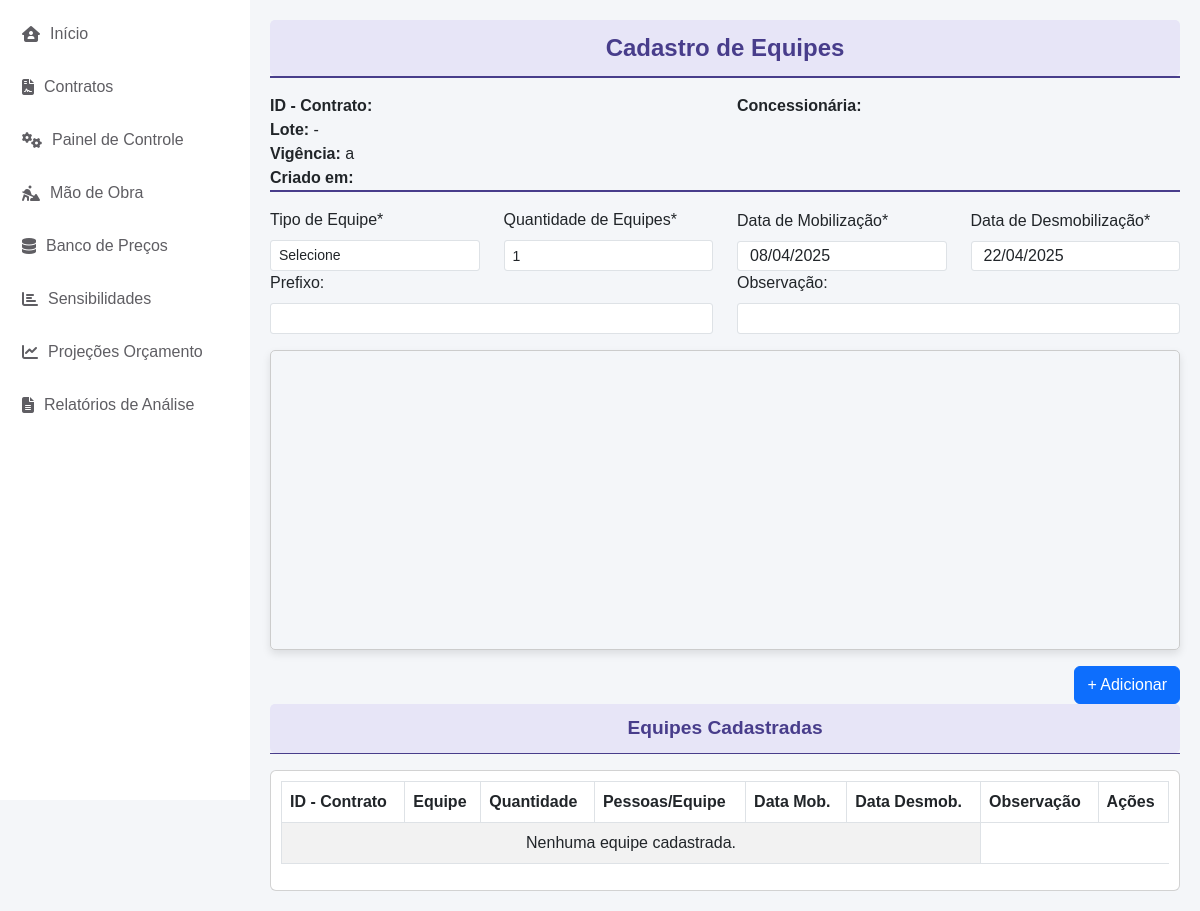
/cadastro_equipe/composicao/3/, run on the app's committed database.
### cad_contrato/models.py (models this page shows, shortened)
class CadastroContrato(models.Model):
    ESTADOS_CHOICES = [
        ('AC', 'Acre'),
        ('AL', 'Alagoas'),
        ('AP', 'Amapá'),
        ('AM', 'Amazonas'),
        ('BA', 'Bahia'),
        ('CE', 'Ceará'),
        ('DF', 'Distrito Federal'),
        ('ES', 'Espírito Santo'),
        ('GO', 'Goiás'),
        ('MA', 'Maranhão'),
        ('MT', 'Mato Grosso'),
        ('MS', 'Mato Grosso do Sul'),
        ('MG', 'Minas Gerais'),
        ('PA', 'Pará'),
        ('PB', 'Paraíba'),
        ('PR', 'Paraná'),
        ('PE', 'Pernambuco'),
        ('PI', 'Piauí'),
        ('RJ', 'Rio de Janeiro'),
        ('RN', 'Rio Grande do Norte'),
        ('RS', 'Rio Grande do Sul'),
        ('RO', 'Rondônia'),
        ('RR', 'Roraima'),
        ('SC', 'Santa Catarina'),
        ('SP', 'São Paulo'),
        ('SE', 'Sergipe'),
        ('TO', 'Tocantins'),
    ]
    STATUS_CHOICES = [
        ('EM_LICITACAO', 'Em Licitação'),
        ('EM_RENOVACAO', 'Em Renovação'),
        ('ATIVO', 'Ativo'),
        ('ENCERRADO', 'Encerrado'),
    ]
    contrato = models.AutoField(primary_key=True)
    concessionaria = models.CharField(max_length=100, default='Equatorial')
    estado = models.CharField(max_length=2, choices=ESTADOS_CHOICES, default='GO')
    municipio = models.CharField(max_length=100, default='Goiânia')
    escopo_contrato = models.CharField(max_length=255)
    inicio_vigencia_contrato = models.DateField(default='2025-01-01')
    fim_vigencia_contrato = models.DateField(default='2029-01-01')
    versao_base = models.ForeignKey('self', null=True, blank=True, on_delete=models.PROTECT, related_name='versoes')
    numero_versao = models.IntegerField(default=0)
    descricao_alteracao = models.TextField(blank=True)
    status_contrato = models.CharField(max_length=15, choices=STATUS_CHOICES, default='EM_LICITACAO', verbose_name="Status do Contrato")
    valor_inicial = models.DecimalField(max_digits=15, decimal_places=2, default=0.00, verbose_name="Valor Inicial do Contrato")
    created_at = models.DateTimeField(auto_now_add=True)
    updated_at = models.DateTimeField(auto_now=True)
    class Meta:
        ordering = ['-created_at']

### cadastro_equipe/views.py (the view, shortened to what this page needs)
# urls.py: path('composicao/<int:contrato_id>/', ComposicaoEquipeView.as_view(), name='composicao_equipe'),
class ComposicaoEquipeView(View):
    def get(self, request, contrato_id=None):
        contrato = get_object_or_404(CadastroContrato, contrato=contrato_id)
        equipes = Equipe.objects.all()
        funcoes = Funcao.objects.all()
        composicoes = ComposicaoEquipe.objects.filter(contrato=contrato)
        for composicao in composicoes:
            composicao.total_funcionarios = composicao.funcoes.aggregate(Sum('quantidade_funcionarios'))['quantidade_funcionarios__sum'] or 0
        return render(request, 'composicao_equipe.html', {
            'contrato_id': contrato_id,
            'equipes': equipes,
            'escopo_contrato': contrato.escopo_contrato,
            'funcoes': funcoes,
            'composicoes': composicoes,
            'inicio_vigencia_contrato': contrato.inicio_vigencia_contrato,  # Passa a data no contexto
            'fim_vigencia_contrato': contrato.fim_vigencia_contrato  # Passa a data no contexto
        })

### app/context_processors.py (called while the page is built)
def contrato_context(request):
    contrato_id = request.session.get('contrato_id')
    contrato = None
    if contrato_id:
        try:
            contrato = CadastroContrato.objects.get(contrato=contrato_id)
        except CadastroContrato.DoesNotExist:
            pass
    return {'contrato': contrato}

### cadastro_equipe/templates/composicao_equipe.html (shortened to what this page needs)
{% extends 'base.html' %}
{% block content %}
<div class="header">Cadastro de Equipes</div>
<p class="text-center mt-0 font-weight-bold" style="font-size: 0.8rem; border-bottom: 2px solid #483D8B;"> </p>
    {% with contrato=composicoes.0.contrato %}
        <div class="col mt-3">
            <div class="row">
                <div class="col-md-6"><strong>ID - Contrato:</strong> {{ contrato }}</div>
                <div class="col-md-6"><strong>Concessionária:</strong> {{ contrato.concessionaria }}</div>
            </div>
            <div class="col-md-3"><strong>Lote:</strong> {{ contrato.municipio }} -  {{ contrato.estado }}</div>
            <div class="col-md-3"><strong>Vigência:</strong> {{ contrato.inicio_vigencia_contrato|date:"d/m/Y" }} a {{ contrato.fim_vigencia_contrato|date:"d/m/Y" }}</div>
            <div class="col-md-3"><strong>Criado em:</strong> {{ contrato.updated_at|date:"d/m/Y" }}</div>
        </div>
    {% endwith %}
    <p class="text-center mt-0 font-weight-bold" style="font-size: 0.8rem; border-bottom: 2px solid #483D8B;"> </p>
    <div class="row align-items-end">
        <div class="col-md-3">
            <label class="form-label">Tipo de Equipe*</label>
            <select id="equipe" class="form-control form-control-sm" required>
                <option value="">Selecione</option>
            </select>
        </div>
        <div class="col-md-3">
            <label class="form-label">Quantidade de Equipes*</label>
            <input type="number" id="quantidade_equipes" class="form-control form-control-sm" min="1" value="1" required>
        </div>
        <div class="col-md-3">
            <label class="form-label">Data de Mobilização*</label>
            <input type="text" id="data_mobilizacao" name="data_mobilizacao" class="form-control datepicker" required value="{{ inicio_vigencia_contrato|date:'d/m/Y' }}">
        </div>
        <div class="col-md-3">
            <label class="form-label">Data de Desmobilização*</label>
            <input type="text" id="data_desmobilizacao" name="data_desmobilizacao" class="form-control datepicker" required value="{{ fim_vigencia_contrato|date:'d/m/Y' }}">
        </div>
        <div class="col-md-6">
            <label class="form-label">Prefixo:</label>
            <input type="text" id="prefixo_equipe" class="form-control form-control-sm">
        </div>
        <div class="col-md-6">
            <label class="form-label">Observação:</label>
            <input type="text" id="observacao" class="form-control form-control-sm">
        </div>
    </div>
    <div id="tabela_composicao" class="table-responsive mt-3"></div>
    <div class="d-flex justify-content-end">
        <button id="adicionar" class="btn btn-primary mt-3">+ Adicionar</button>
    </div>
    <div class="small-header"> Equipes Cadastradas </div>
    <p class="text-center mt-0 font-weight-bold" style="font-size: 0.8rem; border-bottom: 1px solid #483D8B;"> </p>
    <div class="row mt-2">
        <div class="col-md-12">
            <div class="card">
                <div class="card-body">
                    <table class="table table-bordered table-striped">
                        <thead style="background-color: #483D8B; color: white; height: 35px;">
                            <tr>
                                <th>ID - Contrato</th>
                                <th>Equipe</th>
                                <th>Quantidade</th>
                                <th>Pessoas/Equipe</th>
                                <th>Data Mob.</th>
                                <th>Data Desmob.</th>
                                <th>Observação</th>
                                <th>Ações</th>
                            </tr>
                        </thead>
                        <tbody>
                            {% for composicao in composicoes %}
                                <tr>
                                    <td>{{ composicao.contrato_id }} - {{ composicao.contrato.escopo_contrato }}</td>
                                    <td>{{ composicao.equipe.nome }}</td>
                                    <td>{{ composicao.quantidade_equipes }}</td>
                                    <td>{{ composicao.total_funcionarios }}</td>
                                    <td>{{ composicao.data_mobilizacao|date:"d/m/Y" }}</td>
                                    <td>{{ composicao.data_desmobilizacao|date:"d/m/Y" }}</td>
                                    <td>{{ composicao.observacao }}</td>
                                    <td>
                                        <a href="{% url 'detalhes_equipe' composicao.pk %}" class="btn btn-info btn-sm ver">
                                            <i class="fas fa-eye"></i>
                                        </a>
                                        <button class="btn btn-primary btn-sm editar" data-id="{{ composicao.pk }}" onclick="if (confirm('Tem certeza de que deseja editar esta equipe?')) { window.scrollTo({ top: 0, behavior: 'smooth' }); return true; } else { return false; }">
                                            <i class="fas fa-edit"></i>
                                        </button>
                                        <button class="btn btn-danger btn-sm excluir" data-id="{{ composicao.pk }}">
                                            <i class="fas fa-trash-alt"></i>
                                        </button>
                                    </td>
                                </tr>
                            {% empty %}
                                <tr>
                                    <td colspan="6" class="text-center">Nenhuma equipe cadastrada.</td>
                                </tr>
                            {% endfor %}
                        </tbody>
                    </table>
                </div>
            </div>
        </div>
    </div>
    <link rel="stylesheet" href="https://cdn.jsdelivr.net/npm/handsontable@12.1.0/dist/handsontable.full.min.css">
{% endblock %}

### app/templates/base.html (style rules this page uses)
body { background-color: #f4f6f9; font-family: Arial, sans-serif; }
.header { background-color: rgb(231, 229, 247); color: #483D8B; text-align: center; padding: 10px; font-size: 1.5rem; font-weight: bold; border-radius: 5px; }
.card-body { padding: 10px; }
.form-control { height: 30px; font-size: 14px; border-radius: 3px; }

### cadastro_equipe/templates/composicao_equipe.html (style rules this page uses)
.datepicker { font-size: 1rem; }
.header { background-color:rgb(231, 229, 247); color: #483D8B; text-align: center; padding: 10px; font-size: 1.5rem; font-weight: bold; border-radius: 5px; }
.small-header { background-color:rgb(231, 229, 247); color: #483D8B; text-align: center; padding: 10px; font-size: 1.2rem; font-weight: bold; border-radius: 5px; }
#tabela_composicao { width: 100%; min-height: 300px; border: 1px solid #ccc; margin-top: 10px; border-radius: 5px; box-shadow: 0px 4px 8px rgba(0, 0, 0, 0.1); overflow: hidden; }

### data on the page
CadastroContrato: data_mobilizacao "08/04/2025", data_desmobilizacao "22/04/2025"
